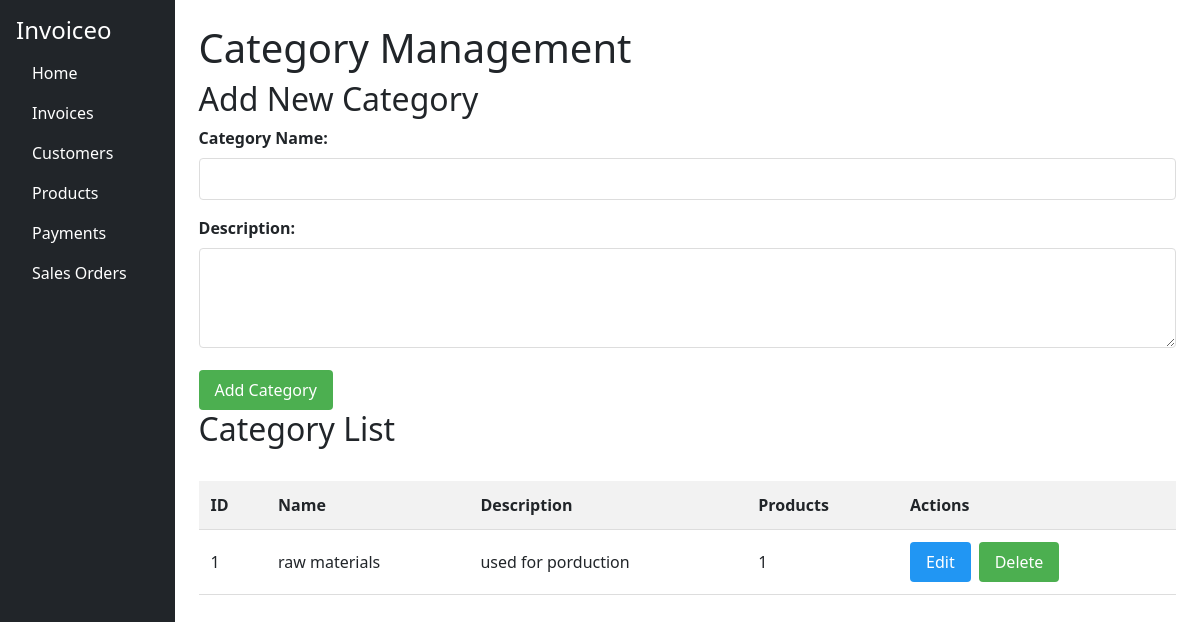
The page /categories on the database as committed earlier.
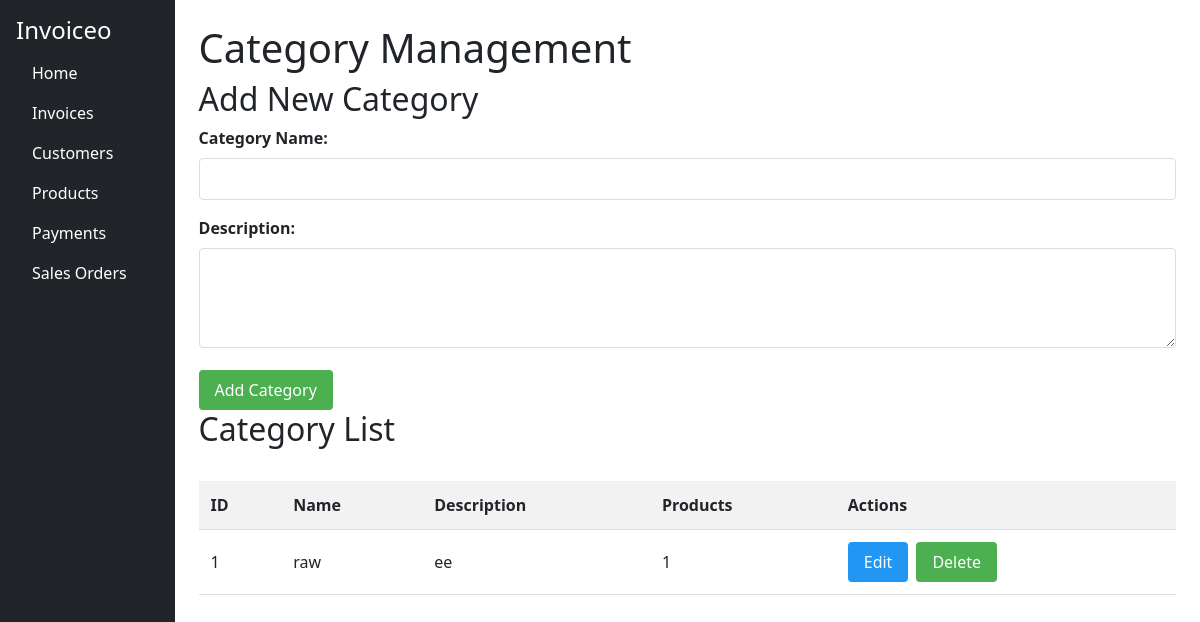
The same page on the database as committed later.
### app.py (models this page shows)
class Category(db.Model):
    id = db.Column(db.Integer, primary_key=True)
    name = db.Column(db.String(100), unique=True)
    description = db.Column(db.String(300))
    products = db.relationship('Product', backref='category')

### app.py (the view)
@app.route('/categories')
def categories():
    all_categories = Category.query.all()
    return render_template('categories.html', categories=all_categories)

### templates/categories.html
{% extends 'base.html' %}
{% block content %}
<h1>Category Management</h1>
<link rel="stylesheet" href="{{ url_for('static', filename='products.css') }}">
<h2>Add New Category</h2>
<form method="POST" action="/add_category">
    <div class="form-group">
        <label for="name">Category Name:</label>
        <input type="text" id="name" name="name" required>
    </div>
    <div class="form-group">
        <label for="description">Description:</label>
        <textarea id="description" name="description"></textarea>
    </div>
    <button type="submit">Add Category</button>
</form>
<h2>Category List</h2>
<table>
    <thead>
        <tr>
            <th>ID</th>
            <th>Name</th>
            <th>Description</th>
            <th>Products</th>
            <th>Actions</th>
        </tr>
    </thead>
    <tbody>
        {% for category in categories %}
        <tr>
            <td>{{ category.id }}</td>
            <td>{{ category.name }}</td>
            <td>{{ category.description }}</td>
            <td>{{ category.products|length }}</td>
            <td class="actions">
                <a href="{{ url_for('edit_category', id=category.id) }}" class="btn-edit">Edit</a>
                <form action="{{ url_for('delete_category', id=category.id) }}" method="POST">
                    <button type="submit" class="btn-delete" onclick="return confirm('Delete this category?')">Delete</button>
                </form>
            </td>
        </tr>
        {% endfor %}
    </tbody>
</table>
{% endblock %}

Rows that differ between the two databases and show on the page:
changed Category id 1: name "raw materials" → "raw"; description "used for porduction" → "ee"
